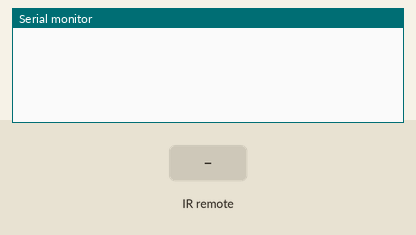
This sketch was run on a simulated Arduino Uno, built with avr-gcc and run on an emulated ATmega328P. Shown: the last lines printed to the serial monitor. The inputs (shaded band) are chosen by the test bench.

Above: at 1.2 s.
1.3 s: infrared code 0xE13DDA28 received
At 2.5 s:
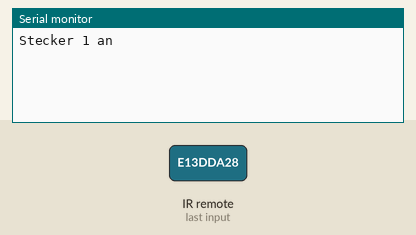
2.8 s: infrared code 0xAD586662 received
At 3.6 s:
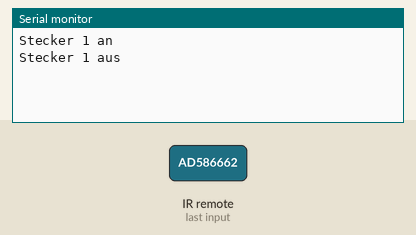

Measured:
- after the input at 1.3 s, the serial monitor: prints a new line at once (image 1)
- after the input at 2.8 s, the serial monitor: prints a new line at once (image 2)

The sketch:

Harmony_RF.ino
```cpp
/*
 * Funksteckdosen über eine Harmony steuern
 * Version 0.1 Dezember 2013
 * Pascal König
 * http://www.pascals-koenigreich.de/
 */

#include <IRremote.h>
#include <RCSwitch.h>

int RECV_PIN = 11;

unsigned long codeValue;

IRrecv irrecv(RECV_PIN);
RCSwitch mySwitch = RCSwitch();

decode_results results;

void setup()
{
  Serial.begin(9600);
  irrecv.enableIRIn(); // Start the receiver
  mySwitch.enableTransmit(9);
}

void loop() {
  if (irrecv.decode(&results)) {
    //Serial.println(results.value, HEX);
    codeValue = results.value;
    //Serial.println(codeValue);

    switch(codeValue){
      case 3778927144:
        Serial.println("Stecker 1 an");
        mySwitch.switchOn("10101", "10000");
        break;
      case 2908251746:
        Serial.println("Stecker 1 aus");
        mySwitch.switchOff("10101", "10000");
        break;
      case 657459652:
        Serial.println("Stecker 2 an");
        mySwitch.switchOn("10101", "01000");
        break;
      case 4120482440:
        Serial.println("Stecker 2 aus");
        mySwitch.switchOff("10101", "01000");
        break;
      default:
        //nichts
        break;
    }

    irrecv.resume(); // Receive the next value
  }
}
```
